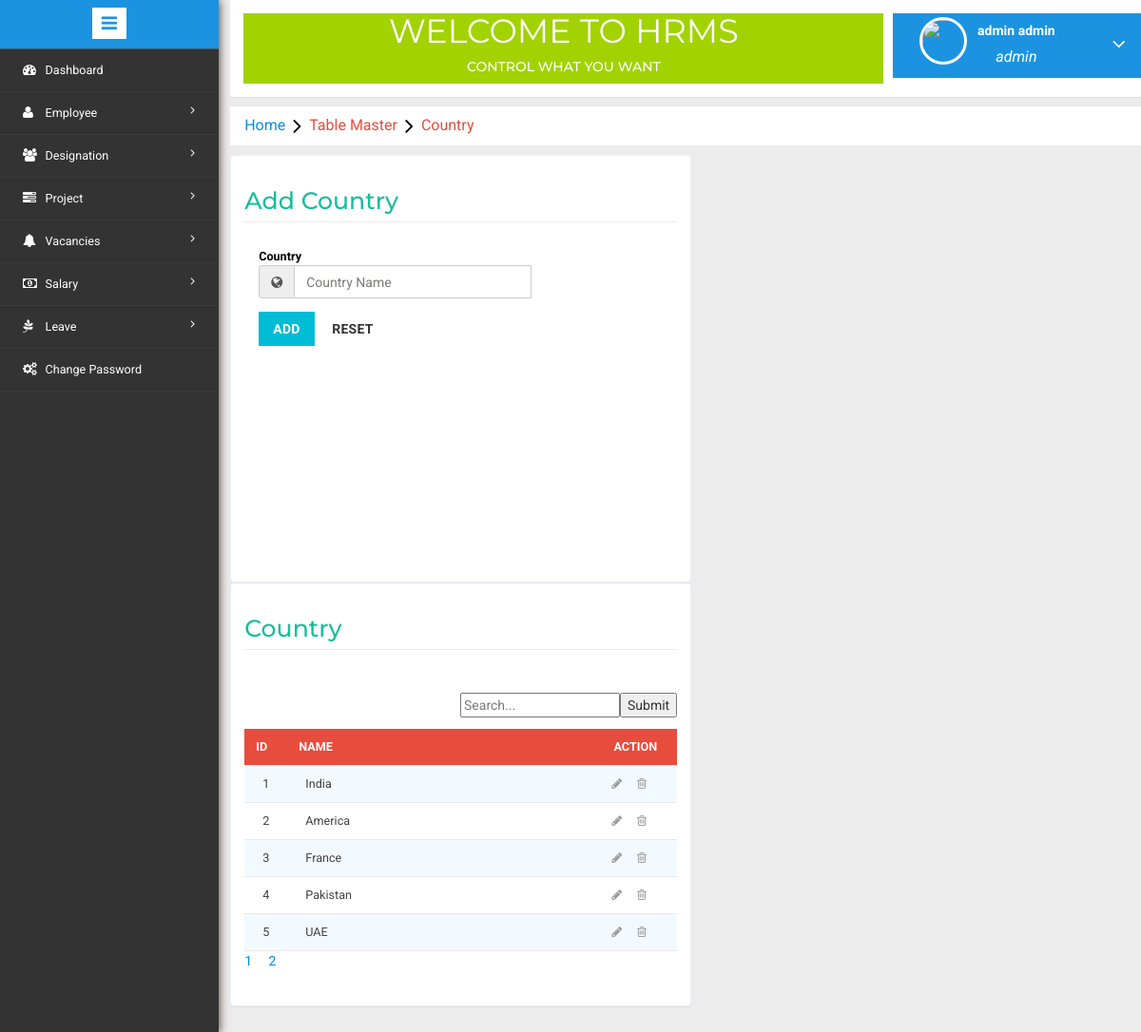
The app's page /country.php (signed in) with its own data.
### tables this page shows
CREATE TABLE `country` (
  `CountryId` int(11) NOT NULL,
  `Name` varchar(200) NOT NULL
);

### country.php (the view, shortened to what this page needs)
<?php include('header.php'); ?>
<?php
  $dbs = new database();
  $db=$dbs->connection();
  $cid="";
  $page="";
  if(isset($_GET['searccountry']))
  {
    $SearchCountryName = $_GET['searccountry'];
    $RecordeLimit = 5;
    $searchCountry = mysqli_query($db,"select count(CountryId) as total from country where Name like '%".$SearchCountryName."%'");
    $COName = mysqli_fetch_array($searchCountry);
    $number_of_row =ceil($COName['total']/5);
    if(isset($_GET['bn']) && intval($_GET['bn']) <= $number_of_row && intval($_GET['bn'] !=0))
    {
      $Skip = (intval($_GET["bn"]) * $RecordeLimit) - $RecordeLimit;
      $sql = mysqli_query($db,"select * from country where Name like '%".$SearchCountryName."%' LIMIT $Skip,$RecordeLimit ");
    }
    else
    {
      $sql = mysqli_query($db,"select * from country where Name like '%".$SearchCountryName."%' LIMIT $RecordeLimit ");
    }
    for($i=0;$i<$number_of_row;$i++)
    {
      $d = $i+1;
      if(isset($_GET["searccountry"]))
      {
        $page .= "<a href='country.php?searccountry=$SearchCountryName&bn=$d'>$d</a>&nbsp &nbsp &nbsp";
      }
      else
      {
        $page .= "<a href='country.php?bn=$d'>$d</a>&nbsp &nbsp &nbsp";
      }
    }
  }
  else
  {
    $RecordeLimit = 5;
    $searchCountry = mysqli_query($db,"select count(CountryId) as total from country ");
    $COName = mysqli_fetch_array($searchCountry);
    $number_of_row =ceil($COName['total']/5);
    if(isset($_GET['bn']) && intval($_GET['bn']) <= $number_of_row && intval($_GET['bn'] != 0 ))
    {
      $Skip = (intval($_GET["bn"]) * $RecordeLimit) - $RecordeLimit;
      $sql = mysqli_query($db,"select * from country LIMIT $Skip,$RecordeLimit");
    }
    else
    {
      $sql = mysqli_query($db,"select * from country LIMIT $RecordeLimit");
    }
    for($i=0;$i<$number_of_row;$i++)
    {
        $d = $i+1;
        $page .= "<a href='country.php?bn=$d'>$d</a>&nbsp &nbsp &nbsp";
    }
  }
?>
<link rel="stylesheet" type="text/css" href="css/table-style.css" />
<ol class="breadcrumb" style="margin: 10px 0px ! important;">
    <li class="breadcrumb-item"><a href="Home.php">Home</a><i class="fa fa-angle-right"></i>Table Master<i class="fa fa-angle-right"></i>Country</li>
</ol>
<div class="validation-system" style="margin-top: 0;">
    <div class="validation-form" style="overflow: auto; margin-right:20px; height: 450px; width: 49%; float: left;">
        <form method="POST" action="controller/ccity.php?countryedit=<?php echo $row['CountryId']; ?>">
        <div class="vali-form-group" >
        <h2>Add Country</h2>
            <div class="col-md-3 control-label">
              <label class="control-label">Country</label>
                <div class="input-group">
                    <span class="input-group-addon">
                    <i class="fa fa-globe" aria-hidden="true"></i>
                  </span>
                <input type="text" name="country" required="" value="<?php echo $cid; ?>" placeholder="Country Name" class="form-control" style="width: 250px; height: 35px; float: right;">
                </div>
            </div>
        </div>
            <div class="col-md-12 form-group">
              <button type="submit" name="countryy" class="btn btn-primary">Add</button>
              <button type="reset" class="btn btn-default">Reset</button>
            </div>
          <div class="clearfix"> </div>
        </form>
 </div>
 <div class="validation-form" style="width: 49%; overflow: auto;">
    <div style="height: 396px;">
          <div class="w3l-table-info">
            <h2>Country</h2>
            <br>
            <form method="GET" action="#">
              <input style="float: right;" type="submit" name="searchcountry">
              <input style="float: right;" placeholder="Search..." type="search-box" name="searccountry" value="<?php echo(isset($_GET['searccountry']))?$_GET['searccountry']:"";?>"><br>
            </form>
              <table id="table">
            <thead>
              <tr>
                <th>Id</th>
              <th style="width: 5000px;">Name</th>
              <th style="text-align: center; width: 450px;">Action</th>
              </tr>
            </thead>
            <tbody>
            <?php $i=1; while($row = mysqli_fetch_assoc($sql)) { ?>
            <tr>
              <td><?php if(isset($_GET['bn'])==0){ echo $i; } else{ echo ($_GET['bn']-1)*5+$i; } $i++; ?></td>
              <td><?php echo ucfirst($row['Name']); ?></td>
              <td><a href="?countryedit=<?php echo $row['CountryId']; ?>"><i class="fa fa-pencil" aria-hidden="true"></i></a>&nbsp;&nbsp;&nbsp;&nbsp;&nbsp;<a href="controller/ccity.php?countrydelete=<?php echo $row['CountryId']; ?>"><i class="fa fa-trash-o" aria-hidden="true"></i></a></td>
             </tr>
            <?php } ?>
            </tbody>
            </table>
            <div><?php echo $page; ?></div>
          </div>
    </div>
 </div>
</div>
<?php include('footer.php'); ?>

### css/table-style.css (style rules this page uses)
table { background: white; border-collapse: collapse; margin: 1.25em 0 0; width: 100%; }
table tr, table th, table td { border: none; border-bottom: 1px solid #e8e8e8; font-size: .95em; }
table th, table td { padding: 10px 12px; text-align: left; }
table th { background: #e74c3c; color: #fff; text-transform: uppercase; }
table tr td { background: #f3faff; color: #424242; }
table tr:nth-of-type(2n+2) td { background: #ffffff; }
table { width: 100%; }

### records on screen
country: Name "India"
country: Name "America"
country: Name "France"
country: Name "Pakistan"
country: Name "UAE"

### other values on screen
$_SESSION['User']['FirstName'] "admin"
$_SESSION['User']['LastName'] "admin"
$_SESSION['role']['Name'] "admin"
$d "1"
$d "2"
